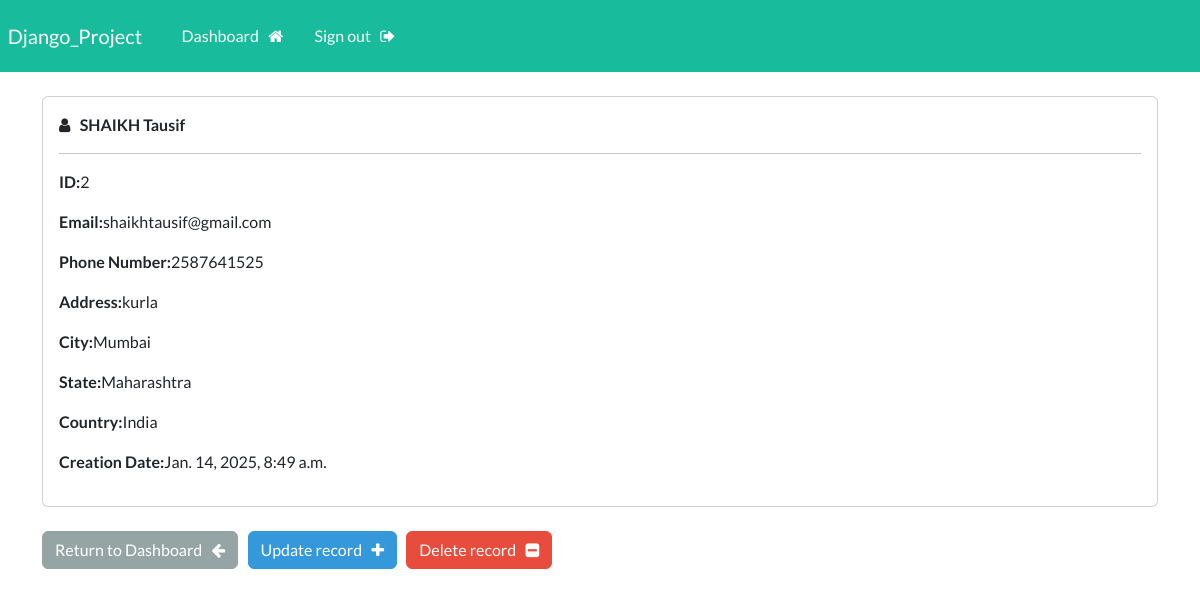
The page /record/2 (signed in) on the database its author committed.
### webapp/models.py (models this page shows, shortened)
class Record(models.Model):
    creation_date=models.DateTimeField(auto_now_add=True)
    first_name=models.CharField(max_length=100)
    last_name=models.CharField(max_length=100)
    email = models.CharField(max_length=255)
    phone = models.CharField(max_length=10)
    address = models.CharField(max_length=300)
    city = models.CharField(max_length=20)
    state = models.CharField(max_length=100)
    country = models.CharField(max_length=100)

### webapp/views.py (the view)
# urls.py: path('record/<int:pk>',views.singular_record,name='record'),
@login_required(login_url='my-login')
def singular_record(request,pk):
    all_records=Record.objects.get(id=pk)
    context={'record':all_records}
    return render(request,'webapp/view-record.html',context=context)

### webapp/templates/webapp/view-record.html (shortened to what this page needs)
{% extends "webapp/base.html" %}
{% block content %}
    <div class="card">
        <div class="card-body">
            <i class="fa fa-user" aria-hidden="true"></i> &nbsp;
        <strong>
            {{record.last_name|upper}}
            {{record.first_name}}
        </strong>
        <hr>
        <p><strong>ID:</strong>{{record.id}}</p>
        <p><strong>Email:</strong>{{record.email}}</p>
        <p><strong>Phone Number:</strong>{{record.phone}}</p>
        <p><strong>Address:</strong>{{record.address}}</p>
        <p><strong>City:</strong>{{record.city}}</p>
        <p><strong>State:</strong>{{record.state}}</p>
        <p><strong>Country:</strong>{{record.country}}</p>
        <p><strong>Creation Date:</strong>{{record.creation_date}}</p>
    </div>
    </div>
    <br>
    <a href="{% url 'dashboard' %}" class='btn btn-secondary'> Return to Dashboard &nbsp; <i class="fa fa-arrow-left" aria-hidden="true"></i></a>
    <a href="{% url 'update-record' record.id %}" class='btn btn-info'> Update record &nbsp; <i class="fa fa-plus" aria-hidden="true"></i> </a>
    <a href="{% url 'delete' record.id %}" class='btn btn-danger'> Delete record &nbsp; <i class="fa fa-minus-square" aria-hidden="true"></i></a>
{% endblock  %}

### rows shown on the page
Record: last_name "SHAIKH", first_name "Tausif", id "2", email "shaikhtausif@gmail.com", phone "2587641525", address "kurla", city "Mumbai", state "Maharashtra", country "India", creation_date "Jan. 14, 2025, 8:49 a.m."
